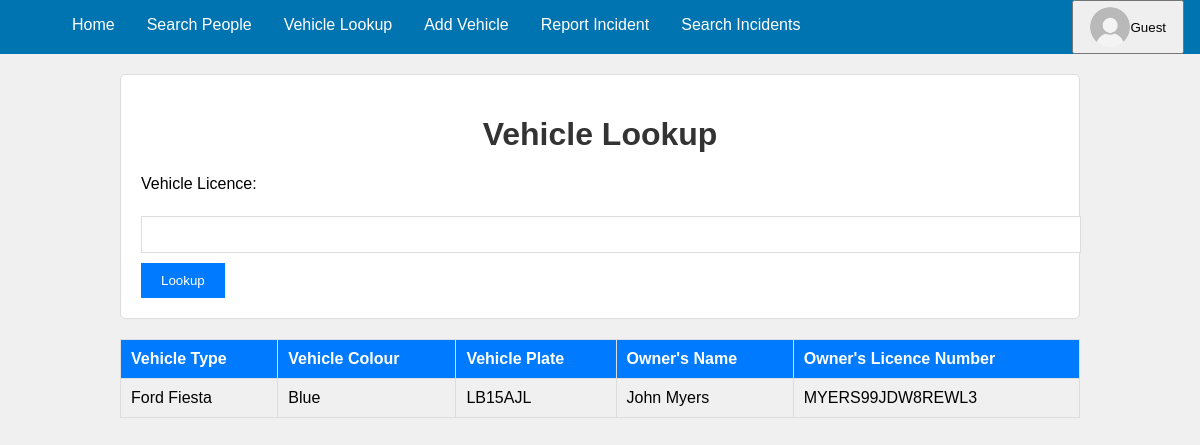
The page /coursework2/vehicle_lookup.php?vehicle_licence=LB15AJL on the database its author committed.
### tables this page shows
CREATE TABLE `Vehicle` (
  `Vehicle_ID` int(11) NOT NULL,
  `Vehicle_type` varchar(20) NOT NULL,
  `Vehicle_colour` varchar(20) NOT NULL,
  `Vehicle_licence` varchar(7) DEFAULT NULL
);

CREATE TABLE `People` (
  `People_ID` int(11) NOT NULL,
  `People_name` varchar(50) NOT NULL,
  `People_address` varchar(50) DEFAULT NULL,
  `People_licence` varchar(16) DEFAULT NULL
);

### coursework2/vehicle_lookup.php (the view, shortened to what this page needs)
<?php
    include 'navbar.php';
    if ($_SERVER["REQUEST_METHOD"] == "GET" && isset($_GET["vehicle_licence"]))
    {
        include 'db_connect.php';
        $vehicle_licence = $_GET["vehicle_licence"];
        $sql = "SELECT Vehicle.Vehicle_type, Vehicle.Vehicle_colour, Vehicle.Vehicle_licence, People.People_name, People.People_licence
                FROM Vehicle
                LEFT JOIN Ownership ON Vehicle.Vehicle_ID = Ownership.Vehicle_ID
                LEFT JOIN People ON Ownership.People_ID = People.People_ID
                WHERE Vehicle.Vehicle_licence = '$vehicle_licence'";
        $result = $conn -> query($sql);
        if ($row = $result -> fetch_assoc())
        {
            $owner_name = !empty($row["People_name"]) ? $row["People_name"] : "Unknown";
            $owner_licence = !empty($row["People_licence"]) ? $row["People_licence"] : "Unknown";
            $vehicle_info = array("Vehicle_type" => $row["Vehicle_type"], "Vehicle_colour" => $row["Vehicle_colour"], "Vehicle_licence" => $row["Vehicle_licence"], "Owner_name" => $owner_name, "Owner_licence" => $owner_licence);
        }
        else
        {
            $message = "No vehicle found.";
            $message_class = "error";
        }
    }
?>
<!DOCTYPE html>
<html>
    <head>
    </head>
    <body>
        <div class="container">
            <div class="form-container">
                <h1>Vehicle Lookup</h1>
                <form action="vehicle_lookup.php" method="get">
                    <label for="vehicle_licence">Vehicle Licence:</label><br/>
                    <input type="text" id="vehicle_licence" name="vehicle_licence" required><br/>
                    <input type="submit" value="Lookup">
                </form>
            </div>
            <?php
                if (isset($vehicle_info))
                {
                    echo "<table><tr><th>Vehicle Type</th><th>Vehicle Colour</th><th>Vehicle Plate</th><th>Owner's Name</th><th>Owner's Licence Number</th></tr>";
                    echo "<tr><td>" . $vehicle_info["Vehicle_type"] . "</td><td>" . $vehicle_info["Vehicle_colour"] . "</td><td>" . $vehicle_info["Vehicle_licence"] . "</td><td>" . $vehicle_info["Owner_name"] . "</td><td>" . $vehicle_info["Owner_licence"] . "</td></tr>";
                    echo "</table>";
                }
            ?>
        </div>
    </body>
</html>

### coursework2/vehicle_lookup.php (style rules this page uses)
body { font-family: Arial, sans-serif; margin: 0; padding: 0; background-color: #f0f0f0; }
.container { width: 80%; margin: 0 auto; }
.form-container { background-color: #fff; padding: 20px; margin-top: 20px; border: 1px solid #ddd; border-radius: 5px; }
.form-container h1 { text-align: center; color: #333; }
.form-container label { display: block; margin-bottom: 5px; }
.form-container input[type="text"] { width: 100%; padding: 10px; margin-bottom: 10px; border: 1px solid #ddd; }
.form-container input[type="submit"] { padding: 10px 20px; background-color: #007BFF; color: #fff; border: none; cursor: pointer; }
table { width: 100%; border-collapse: collapse; margin-top: 20px; }
th, td { border: 1px solid #ddd; padding: 10px; text-align: left; }
th { background-color: #007BFF; color: #fff; }

### rows shown on the page
vehicle: Vehicle_type "Ford Fiesta", Vehicle_colour "Blue", Vehicle_licence "LB15AJL", people.People_name "John Myers", people.People_licence "MYERS99JDW8REWL3"

### other values the page prints
$username "Guest"
